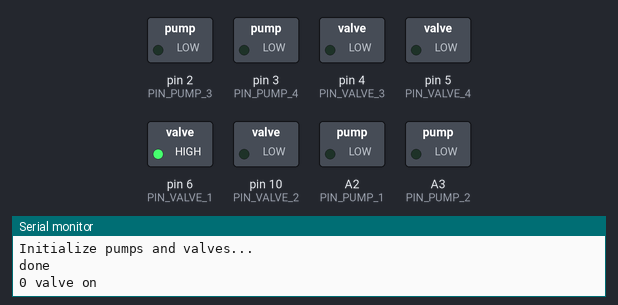
Recording of a sketch running on a simulated Arduino Uno, built with avr-gcc and run on an emulated ATmega328P. Parts: switched loads named in the sketch (green lamp = pin HIGH), the last lines printed to the serial monitor.

Above: at 0.1 s.
At 0.7 s:
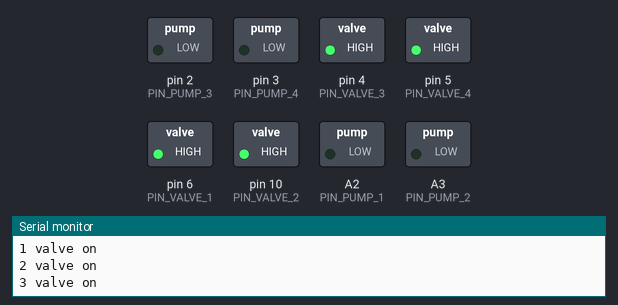
At 1.3 s:
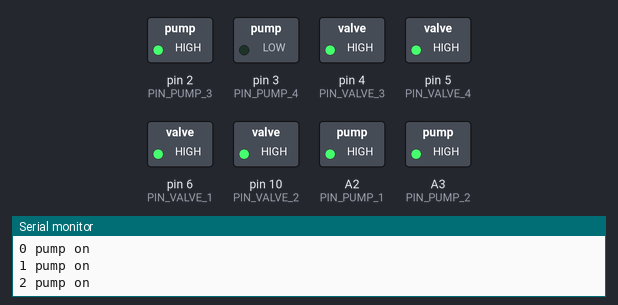
At 2.3 s:
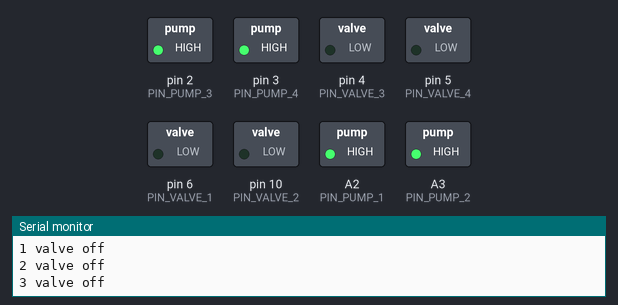
At 4.3 s:
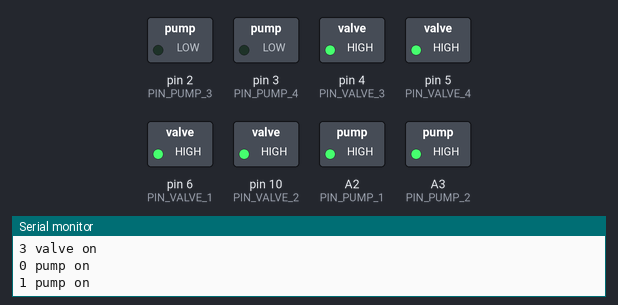
At 6.3 s:
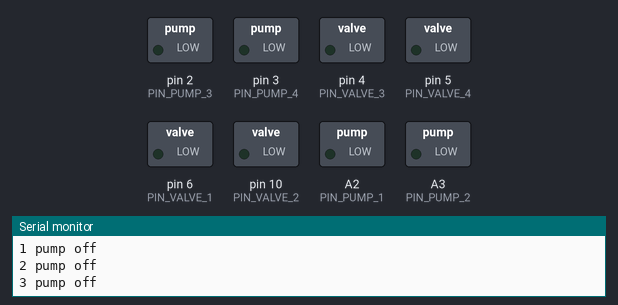
Timing chart, 0 to 7.4 s (numbered marks = the images above):
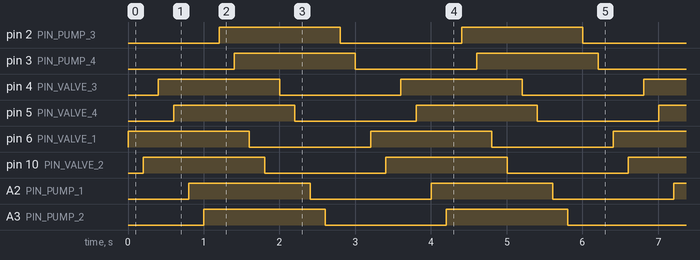

The sketch:

Motor_Test.ino
```cpp
#define NUM_BUBBLES 4
#define PIN_PUMP_1 A2
#define PIN_PUMP_2 A3
#define PIN_PUMP_3 2
#define PIN_PUMP_4 3
#define PIN_VALVE_1 6
#define PIN_VALVE_2 10
#define PIN_VALVE_3 4
#define PIN_VALVE_4 5

const byte PIN_PUMP[NUM_BUBBLES] = { PIN_PUMP_1, PIN_PUMP_2, PIN_PUMP_3, PIN_PUMP_4 };
const byte PIN_VALVE[NUM_BUBBLES] = { PIN_VALVE_1, PIN_VALVE_2, PIN_VALVE_3, PIN_VALVE_4 };

void setup() {
  Serial.begin(115200);
  Serial.println("\n");

  Serial.println("Initialize pumps and valves...");
  for (int i = 0; i < NUM_BUBBLES; i++) {
    pinMode(PIN_PUMP[i], OUTPUT);
    digitalWrite(PIN_PUMP[i], LOW);
    pinMode(PIN_VALVE[i], OUTPUT);
    digitalWrite(PIN_VALVE[i], LOW);
  }
  Serial.println("done");
}

bool pump = false;
bool high = true;

void loop() {
  int k = 2;
  //for (int i = k; i <= k; i++) {
  for (int i = 0; i < NUM_BUBBLES; i++) {
    Serial.print(i);
    if (pump) {
      if (high) {
        Serial.println(" pump on");
        digitalWrite(PIN_PUMP[i], HIGH);
      }
      else {
        Serial.println(" pump off");
        digitalWrite(PIN_PUMP[i], LOW);
      }
    }
    else {
      if (high) {
        Serial.println(" valve on");
        digitalWrite(PIN_VALVE[i], HIGH);
      }
      else {
        Serial.println(" valve off");
        digitalWrite(PIN_VALVE[i], LOW);
      }
    }
    delay(200);
  }
  pump = !pump;
  if (!pump)
    high = !high;
}
```

Measured:
- by itself, pin 2 (PIN_PUMP_3), pin 3 (PIN_PUMP_4), pin 4 (PIN_VALVE_3), pin 5 (PIN_VALVE_4), pin 6 (PIN_VALVE_1), pin 10 (PIN_VALVE_2), A2 (PIN_PUMP_1), A3 (PIN_PUMP_2): alternates HIGH for 1.6 s and LOW for 1.6 s
- by itself, everything shown: repeats every 3.2 s, in 16 steps
